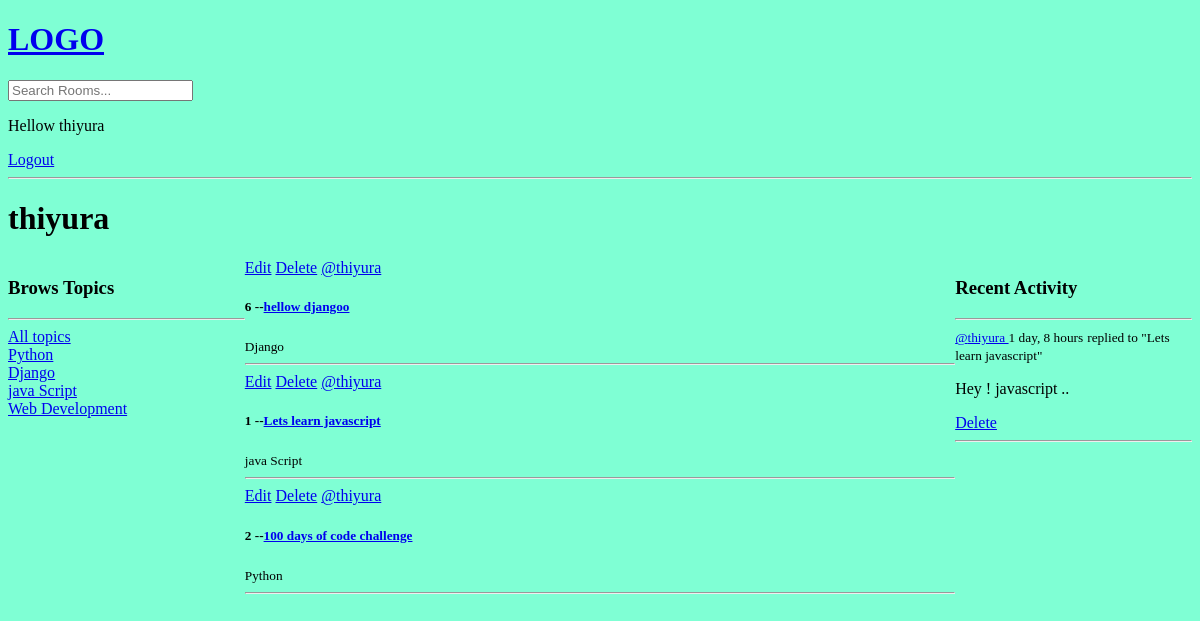
The page /profile/1 (signed in) on the database as committed earlier.
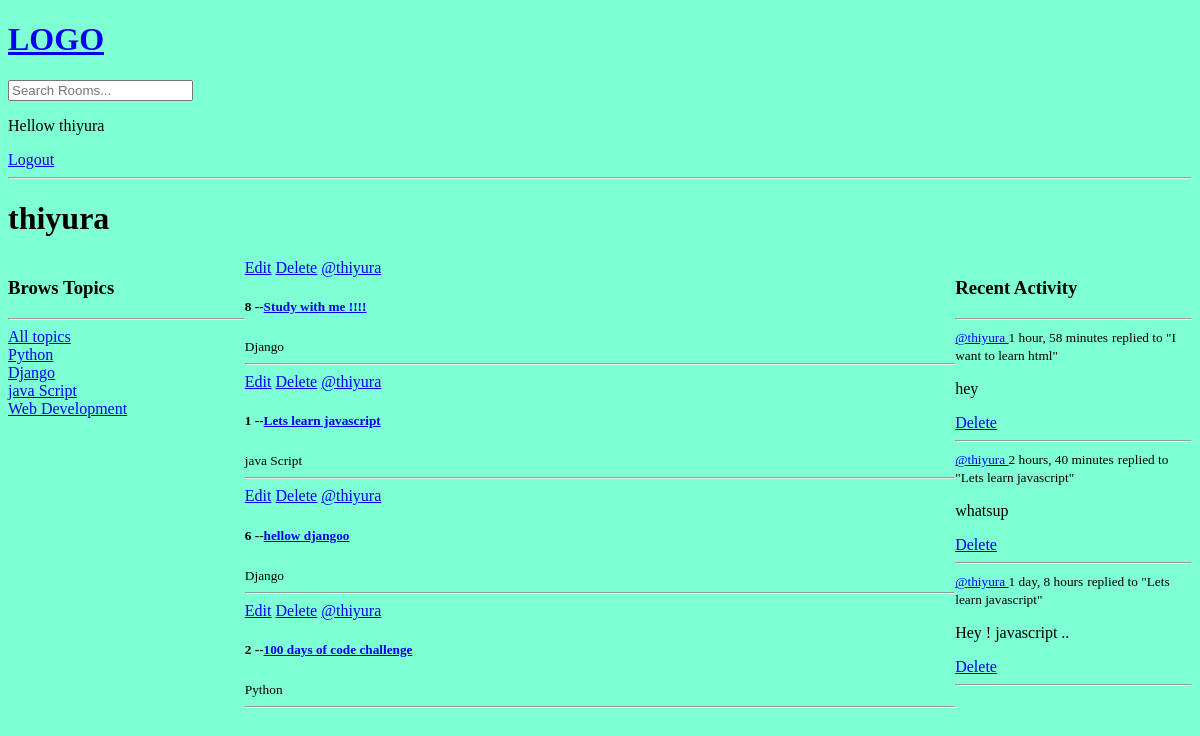
The same page on the database as committed later.
### base/models.py (models this page shows, shortened)
class Topic(models.Model) :
    name = models.CharField(max_length=200)

class Room(models.Model):
    host= models.ForeignKey(User , on_delete=models.SET_NULL , null=True)
    topic= models.ForeignKey(Topic , on_delete=models.SET_NULL , null=True)
    name=models.CharField(max_length=200)
    description = models.TextField(null=True , blank=True)
    participants = models.ManyToManyField(User , related_name='participants',blank=True)
    updated = models.DateTimeField(auto_now=True)
    created = models.DateTimeField(auto_now_add=True)
    class Meta :
         ordering = ['-updated' , '-created']
    def __str__(self):
        return self.name

class Message(models.Model):
        user = models.ForeignKey(User , on_delete=models.CASCADE)
        room = models.ForeignKey(Room , on_delete=models.CASCADE)
        body = models.TextField()
        updated = models.DateTimeField(auto_now=True)
        created = models.DateTimeField(auto_now_add=True)
        class Meta :
         ordering = ['-updated' , '-created']

### base/views.py (the view)
# urls.py: path('profile/<str:pk>' , views.userProfile , name="user-profile"),
def userProfile(request , pk):
    user  = User.objects.get(id=pk)
    rooms = user.room_set.all()
    room_messages = user.message_set.all()
    topics = Topic.objects.all()
    context = {
        'user' : user ,
        'rooms' : rooms,
        'room_messages' : room_messages,
        'topics' : topics
    }
    return render(request , 'base/profile.html' , context)

### base/templates/base/profile.html (shortened to what this page needs)
{% extends 'main.html' %}
{% block content %}
<h1>{{user.username}}</h1>
<div class="profile-container">
    <div>
        {% include 'base/topic_component.html' %}
    </div>
    <div>
        {% include 'base/feed_component.html' %}
    </div>
    <div>
        {% include 'base/activity_component.html' %}
    </div>
</div>
{% endblock content %}

### base/templates/base/topic_component.html
<h3>Brows Topics</h3>
        <hr>
        <div>
            <a href="{% url 'home' %}">All topics</a>
        </div>
        {% for topic in topics %}
            <div>
                <a href="{% url 'home' %}?q={{topic.name}}">{{topic.name}}</a>
            </div>
        {% endfor %}

### base/templates/base/feed_component.html
<div>
    {% for room in rooms %}
                <div>
                    {%  if request.user == room.host  %}
                    <a href="{% url 'update-room' room.id %}">Edit</a>
                    <a href="{% url 'delete-room' room.id %}">Delete</a>
                    {% endif %}
                    <a href="{% url 'user-profile' room.host.id %}">@{{room.host.username}}</a>
                    <h5>{{room.id}} --<a href="{% url 'room' room.id%}">{{room.name}}</a> </h5>
                    <small>{{room.topic.name}}</small>
                    <hr>
                </div>
                {% endfor %}
</div>

### base/templates/base/activity_component.html
<h3>Recent Activity</h3>
        <hr>
        {% for message in room_messages %}
            <div>
                <small> <a href="{%    url 'user-profile' message.user.id %}">@{{message.user}} </a>  {{message.created | timesince}}</small>
                <small>replied to "{{message.room}}"</small>
                <p>{{message.body}}</p>
                {% if request.user == message.user %}
                <a href="{% url 'delete-message' message.id %}">Delete</a>
                {% endif %}
                <hr>
            </div>
        {% endfor %}

Rows that differ between the two databases and show on the page:
added Room: shows "Edit", host.username "thiyura", id "8", name "Study with me !!!!", topic.name "Django"
changed Room "Lets learn javascript": moves up the list
added Message: user "thiyura", created "1 hour, 58 minutes", room "I want to learn html", body "hey", shows "Delete"
added Message: user "thiyura", created "2 hours, 40 minutes", room "Lets learn javascript", body "whatsup", shows "Delete"
